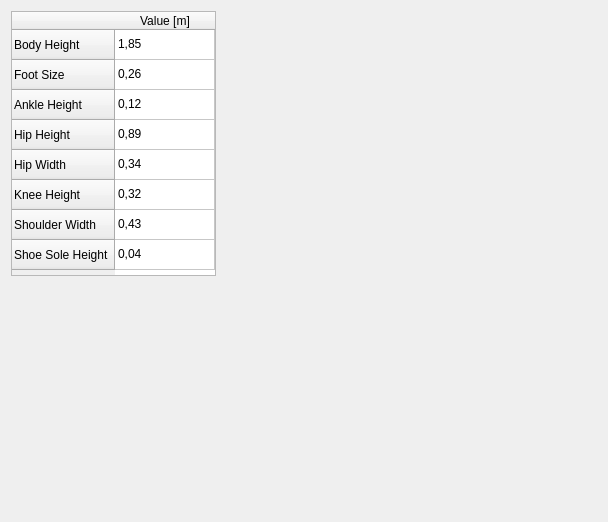
<?xml version="1.0" encoding="UTF-8"?>
<ui version="4.0">
 <class>ModelPhysicalDimensionsWizardPage</class>
 <widget class="QWizardPage" name="ModelPhysicalDimensionsWizardPage">
  <property name="geometry">
   <rect>
    <x>0</x>
    <y>0</y>
    <width>606</width>
    <height>518</height>
   </rect>
  </property>
  <property name="windowTitle">
   <string>Model Physical Dimensions Page</string>
  </property>
  <property name="title">
   <string>Model physical dimensions</string>
  </property>
  <layout class="QHBoxLayout" name="horizontalLayout">
   <item>
    <layout class="QVBoxLayout" name="verticalLayout">
     <item>
      <widget class="QTableWidget" name="tableWidget">
       <property name="sizePolicy">
        <sizepolicy hsizetype="Preferred" vsizetype="Preferred">
         <horstretch>0</horstretch>
         <verstretch>0</verstretch>
        </sizepolicy>
       </property>
       <property name="minimumSize">
        <size>
         <width>205</width>
         <height>265</height>
        </size>
       </property>
       <property name="cornerButtonEnabled">
        <bool>true</bool>
       </property>
       <attribute name="horizontalHeaderStretchLastSection">
        <bool>true</bool>
       </attribute>
       <attribute name="verticalHeaderStretchLastSection">
        <bool>false</bool>
       </attribute>
       <row>
        <property name="text">
         <string>Body Height</string>
        </property>
       </row>
       <row>
        <property name="text">
         <string>Foot Size</string>
        </property>
       </row>
       <row>
        <property name="text">
         <string>Ankle Height</string>
        </property>
       </row>
       <row>
        <property name="text">
         <string>Hip Height</string>
        </property>
       </row>
       <row>
        <property name="text">
         <string>Hip Width</string>
        </property>
       </row>
       <row>
        <property name="text">
         <string>Knee Height</string>
        </property>
       </row>
       <row>
        <property name="text">
         <string>Shoulder Width</string>
        </property>
       </row>
       <row>
        <property name="text">
         <string>Shoe Sole Height</string>
        </property>
       </row>
       <column>
        <property name="text">
         <string>Value [m]</string>
        </property>
       </column>
       <item row="0" column="0">
        <property name="text">
         <string>1,85</string>
        </property>
        <property name="flags">
         <set>ItemIsSelectable|ItemIsEditable|ItemIsDragEnabled|ItemIsUserCheckable|ItemIsEnabled</set>
        </property>
       </item>
       <item row="1" column="0">
        <property name="text">
         <string>0,26</string>
        </property>
        <property name="flags">
         <set>ItemIsSelectable|ItemIsEditable|ItemIsDragEnabled|ItemIsUserCheckable|ItemIsEnabled</set>
        </property>
       </item>
       <item row="2" column="0">
        <property name="text">
         <string>0,12</string>
        </property>
        <property name="flags">
         <set>ItemIsSelectable|ItemIsEditable|ItemIsDragEnabled|ItemIsUserCheckable|ItemIsEnabled</set>
        </property>
       </item>
       <item row="3" column="0">
        <property name="text">
         <string>0,89</string>
        </property>
        <property name="flags">
         <set>ItemIsSelectable|ItemIsEditable|ItemIsDragEnabled|ItemIsUserCheckable|ItemIsEnabled</set>
        </property>
       </item>
       <item row="4" column="0">
        <property name="text">
         <string>0,34</string>
        </property>
        <property name="flags">
         <set>ItemIsSelectable|ItemIsEditable|ItemIsDragEnabled|ItemIsUserCheckable|ItemIsEnabled</set>
        </property>
       </item>
       <item row="5" column="0">
        <property name="text">
         <string>0,32</string>
        </property>
        <property name="flags">
         <set>ItemIsSelectable|ItemIsEditable|ItemIsDragEnabled|ItemIsUserCheckable|ItemIsEnabled</set>
        </property>
       </item>
       <item row="6" column="0">
        <property name="text">
         <string>0,43</string>
        </property>
        <property name="flags">
         <set>ItemIsSelectable|ItemIsEditable|ItemIsDragEnabled|ItemIsUserCheckable|ItemIsEnabled</set>
        </property>
       </item>
       <item row="7" column="0">
        <property name="text">
         <string>0,04</string>
        </property>
        <property name="flags">
         <set>ItemIsSelectable|ItemIsEditable|ItemIsDragEnabled|ItemIsUserCheckable|ItemIsEnabled</set>
        </property>
       </item>
      </widget>
     </item>
     <item>
      <spacer name="verticalSpacer">
       <property name="orientation">
        <enum>Qt::Vertical</enum>
       </property>
       <property name="sizeHint" stdset="0">
        <size>
         <width>20</width>
         <height>40</height>
        </size>
       </property>
      </spacer>
     </item>
    </layout>
   </item>
   <item>
    <widget class="QLabel" name="bodyDimensionsLabel">
     <property name="minimumSize">
      <size>
       <width>375</width>
       <height>500</height>
      </size>
     </property>
     <property name="maximumSize">
      <size>
       <width>375</width>
       <height>500</height>
      </size>
     </property>
     <property name="text">
      <string/>
     </property>
     <property name="pixmap">
      <pixmap resource="imuCostumeIcons.qrc">:/imuCostume/icons/skeletonWithDimensions.png</pixmap>
     </property>
     <property name="scaledContents">
      <bool>true</bool>
     </property>
     <property name="alignment">
      <set>Qt::AlignCenter</set>
     </property>
     <property name="textInteractionFlags">
      <set>Qt::NoTextInteraction</set>
     </property>
    </widget>
   </item>
  </layout>
 </widget>
 <resources>
  <include location="imuCostumeIcons.qrc"/>
  <include location="../../../../../../lib/win64/release/qt/imuCostumeIcons.qrc"/>
 </resources>
 <connections/>
</ui>
